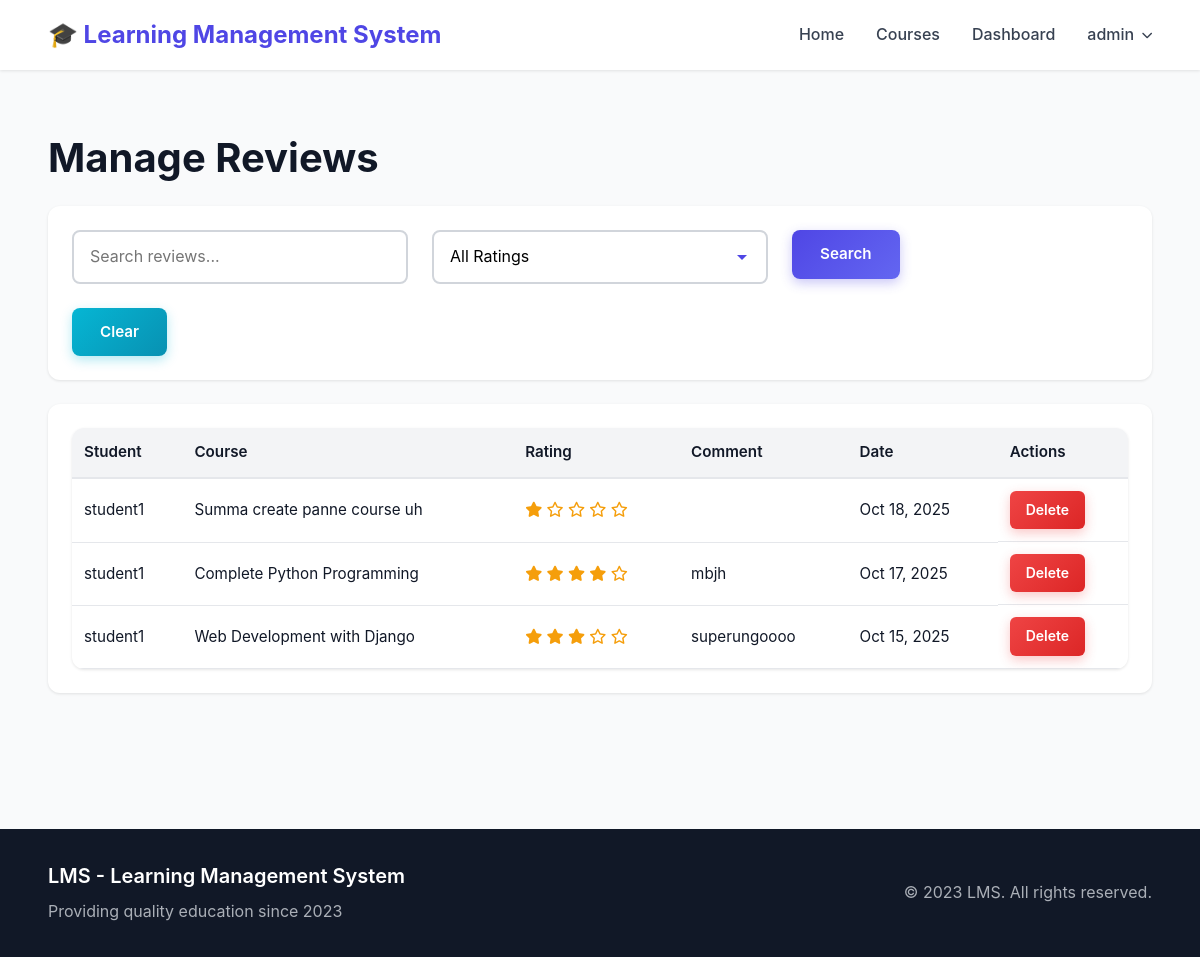
Screenshot of /manage/reviews/ (signed in) with the database file from the repository.
### accounts/models.py (models this page shows, shortened)
class User(AbstractUser):
    USER_TYPE_CHOICES = (
        ('student', 'Student'),
        ('instructor', 'Instructor'),
        ('admin', 'Admin'),
    )
    user_type = models.CharField(max_length=10, choices=USER_TYPE_CHOICES, default='student')
    profile_picture = models.ImageField(upload_to='profile_pictures/', null=True, blank=True)
    phone = models.CharField(max_length=20, null=True, blank=True)
    bio = models.TextField(blank=True, null=True)
    date_of_birth = models.DateField(null=True, blank=True)
    website = models.URLField(max_length=200, blank=True, null=True)
    address = models.TextField(blank=True, null=True)
    LEARNING_STYLE_CHOICES = (
        ('visual', 'Visual'),
        ('auditory', 'Auditory'),
        ('reading', 'Reading/Writing'),
        ('kinesthetic', 'Kinesthetic'),
    )
    learning_style = models.CharField(max_length=20, choices=LEARNING_STYLE_CHOICES, null=True, blank=True)
    preferred_language = models.CharField(max_length=50, blank=True, null=True)
    daily_study_goal = models.PositiveIntegerField(default=30, validators=[MinValueValidator(15), MaxValueValidator(480)])  # in minutes
    @property
    def is_admin(self):
        return self.is_superuser or self.user_type == 'admin'

### reviews/models.py (models this page shows, shortened)
class Review(models.Model):
    course = models.ForeignKey(Course, on_delete=models.CASCADE, related_name='reviews')
    student = models.ForeignKey(settings.AUTH_USER_MODEL, on_delete=models.CASCADE)
    rating = models.IntegerField(choices=[(i, i) for i in range(1, 6)])
    comment = models.TextField(blank=True)
    created_at = models.DateTimeField(auto_now_add=True)
    class Meta:
        unique_together = ('course', 'student')
        ordering = ['-created_at']

### courses/models.py (models this page shows, shortened)
class Course(models.Model):
    title = models.CharField(max_length=200, unique=True)
    code = models.CharField(max_length=20, unique=True, blank=True, null=True, help_text="Unique course code (e.g., CS101)")
    description = models.TextField()
    instructor = models.ForeignKey(
        settings.AUTH_USER_MODEL,
        on_delete=models.CASCADE,
        related_name='courses_taught'
    )
    thumbnail = models.ImageField(upload_to='course_thumbnails/', null=True, blank=True)
    syllabus = models.FileField(upload_to='syllabi/', null=True, blank=True)
    category = models.ForeignKey(Category, on_delete=models.SET_NULL, null=True, blank=True, related_name='courses')
    created_at = models.DateTimeField(auto_now_add=True)
    updated_at = models.DateTimeField(auto_now=True)

### accounts/certificate_review_views.py (the view)
# urls.py: path('manage/reviews/', manage_reviews, name='manage_reviews'),
@login_required
@admin_required
def manage_reviews(request):
    search = request.GET.get('search', '')
    rating = request.GET.get('rating', '')
    reviews = Review.objects.select_related('student', 'course').all()
    if search:
        reviews = reviews.filter(
            Q(student__username__icontains=search) |
            Q(course__title__icontains=search) |
            Q(comment__icontains=search)
        )
    if rating:
        reviews = reviews.filter(rating=rating)
    return render(request, 'management/reviews.html', {'reviews': reviews, 'search': search, 'rating': rating})

### templates/management/reviews.html (shortened to what this page needs)
{% extends 'base.html' %}
{% block content %}
<div class="container py-5">
    <h1 class="mb-4">Manage Reviews</h1>
    <div class="card mb-4">
        <div class="card-body">
            <form method="get" class="row">
                <div class="col-md-5">
                    <input type="text" name="search" class="form-control" placeholder="Search reviews..." value="{{ search }}">
                </div>
                <div class="col-md-3">
                    <select name="rating" class="form-select">
                        <option value="">All Ratings</option>
                    </select>
                </div>
                <div class="col-md-2">
                    <button type="submit" class="btn btn-primary w-100">Search</button>
                </div>
                <div class="col-md-2">
                    <a href="{% url 'manage_reviews' %}" class="btn btn-secondary w-100">Clear</a>
                </div>
            </form>
        </div>
    </div>
    <div class="card">
        <div class="card-body">
            <table class="table">
                <thead>
                    <tr>
                        <th>Student</th>
                        <th>Course</th>
                        <th>Rating</th>
                        <th>Comment</th>
                        <th>Date</th>
                        <th>Actions</th>
                    </tr>
                </thead>
                <tbody>
                    {% for review in reviews %}
                    <tr>
                        <td>{{ review.student.username }}</td>
                        <td>{{ review.course.title }}</td>
                        <td>
                            <span class="text-warning">
                                {% for i in "12345" %}
                                    {% if forloop.counter <= review.rating %}<i class="fas fa-star"></i>{% else %}<i class="far fa-star"></i>{% endif %}
                                {% endfor %}
                            </span>
                        </td>
                        <td>{{ review.comment|truncatewords:10 }}</td>
                        <td>{{ review.created_at|date:"M d, Y" }}</td>
                        <td>
                            <a href="{% url 'delete_review' review.id %}" class="btn btn-sm btn-danger">Delete</a>
                        </td>
                    </tr>
                    {% endfor %}
                </tbody>
            </table>
        </div>
    </div>
</div>
{% endblock %}

### templates/base.html (shortened to what this page needs)
<!DOCTYPE html>
<html lang="en">
<head>
    <link rel="stylesheet" href="https://cdnjs.cloudflare.com/ajax/libs/font-awesome/6.0.0/css/all.min.css">
    {% load static %}
    <link rel="stylesheet" href="{% static 'css/reset.css' %}?v=11">
    <link rel="stylesheet" href="{% static 'css/responsive.css' %}?v=17">
    <link rel="stylesheet" href="{% static 'css/style.css' %}?v=11">
    <link rel="stylesheet" href="{% static 'css/admin-fix.css' %}?v=11">
    <link rel="stylesheet" href="{% static 'css/navbar-fix.css' %}?v=11">
    <link rel="stylesheet" href="{% static 'css/instructor-students.css' %}?v=11">
    <link rel="stylesheet" href="{% static 'css/lessons.css' %}?v=2">
    <link rel="stylesheet" href="{% static 'css/quizzes.css' %}?v=2">
    <link rel="stylesheet" href="{% static 'css/dashboard.css' %}?v=2">
    <link rel="stylesheet" href="{% static 'css/student-progress.css' %}?v=2">
    <link rel="stylesheet" href="{% static 'css/admin-progress.css' %}?v=2">
    <link rel="stylesheet" href="{% static 'css/doubts.css' %}?v=2">
    <link rel="stylesheet" href="{% static 'css/assessments.css' %}?v=2">
    <link rel="stylesheet" href="{% static 'css/forms.css' %}?v=1">
</head>
<body>
    <nav class="navbar">
        <div class="container navbar-container">
            <a class="navbar-brand" href="/">🎓 Learning Management System</a>
            <div class="navbar-menu" id="navbarMenu">
                <a class="nav-link" href="{% url 'home' %}">Home</a>
                <a class="nav-link" href="{% url 'courses:course_list' %}">Courses</a>
                {% if user.is_authenticated %}
                <a class="nav-link" href="{% url 'accounts:dashboard' %}">Dashboard</a>
                <div class="dropdown" id="userDropdownContainer">
                    <span class="nav-link dropdown-toggle" onclick="toggleDropdown(event)">{{ user.username }}</span>
                </div>
                {% else %}
                <a class="nav-link" href="{% url 'accounts:login' %}">Login</a>
                <a class="btn-register" href="{% url 'accounts:register' %}">Register</a>
                {% endif %}
            </div>
        </div>
    </nav>
    <main>
        {% block content %}{% endblock %}
    </main>
    <footer>
        <div class="container">
            <div class="footer-content">
                <div class="footer-left">
                    <h5>LMS - Learning Management System</h5>
                    <p>Providing quality education since 2023</p>
                </div>
                <div class="footer-right">
                    <p>&copy; 2023 LMS. All rights reserved.</p>
                </div>
            </div>
        </div>
    </footer>
</body>
</html>

### static/css/style.css (style rules this page uses)
table td:last-child { display: flex; gap: 0.5rem; flex-wrap: wrap; }
table .btn { padding: 0.5rem 1rem; font-size: 0.875rem; }
footer { background: var(--gray-900); color: var(--gray-300); padding: 2rem 0; margin-top: 4rem; }

### static/css/admin-fix.css (style rules this page uses)
.admin-actions .btn, .admin-btn, .card-header .btn, .card-footer .btn, table .btn { width: auto !important; display: inline-flex !important; }
form .btn:not(.btn-block) { width: auto !important; }
.card { margin-bottom: 1.5rem; }
.card-body { padding: 1.5rem; }
.row { display: flex; flex-wrap: wrap; gap: 1rem; margin: 0; }
.row > [class*='col-'] { padding: 0; }
.col-md-2 { width: 16.66%; }
.col-md-3 { width: 25%; }
.table { width: 100%; margin: 0; }
.table td, .table th { vertical-align: middle; }
.mb-4 { margin-bottom: 1.5rem !important; }

### static/css/navbar-fix.css (style rules this page uses)
.navbar .dropdown { position: relative; }
.navbar .dropdown-toggle { cursor: pointer; user-select: none; display: flex; align-items: center; gap: 0.5rem; }
.navbar .dropdown-toggle::after { content: '\f078'; font-family: 'Font Awesome 6 Free'; font-weight: 900; font-size: 0.7rem; transition: transform 0.3s; }

### static/css/instructor-students.css (style rules this page uses)
.mb-4 { margin-bottom: 1.5rem; }
.container .row { display: flex; flex-wrap: wrap; gap: 1.5rem; }
.container .row > [class*='col-'] { flex: 1; min-width: 300px; }
.container .card { margin-bottom: 1.5rem; width: 100%; }
.container .table { width: 100%; margin: 0; font-size: 0.95rem; }
.container .table td, .container .table th { padding: 0.75rem; vertical-align: middle; white-space: nowrap; }

### rows the page displays
User: username "admin"
Review: student.username "student1", course "Summa create panne course uh", rating 1 (drawn), created_at "Oct 18, 2025"
Review: student.username "student1", course "Complete Python Programming", rating 4 (drawn), comment "mbjh", created_at "Oct 17, 2025"
Review: student.username "student1", course "Web Development with Django", rating 3 (drawn), comment "superungoooo", created_at "Oct 15, 2025"
